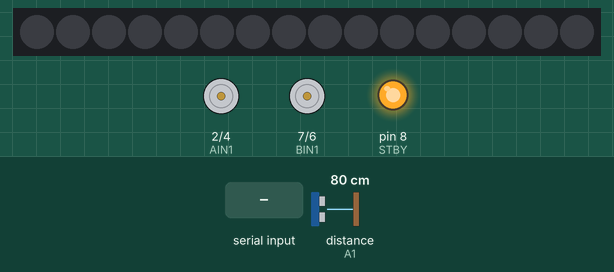
The sketch below on a simulated Arduino Uno, built with avr-gcc and run on an emulated ATmega328P. Shown: 16 RGB LEDs in strip order, left to right, motor-driver pin pairs drawn as motors (green arrow = first pin HIGH = forward, orange = second pin HIGH = backward, longer = more drive, scaled by the enable pin, stopped while the standby pin is LOW), output pins drawn as LEDs (lit = HIGH). Wiring (inferred from the names in the program): ultrasonic range finder: trigger A0; echo A1. The inputs (shaded band) are chosen by the test bench; at power-on: distance to the obstacle (sensor on A1) 80 cm. The echo pulse lasts 58.3 µs per cm; dim RGB values are drawn brighter than linear; no radio packets arrive unless stated; pins used as bus, display or sensor lines are not drawn.

Above: at 1.2 s.
1.3 s: "s" received over Serial
At 1.45 s:
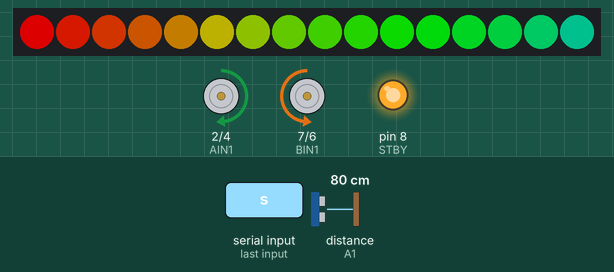
4.0 s: "w" received over the second serial link
At 4.9 s:
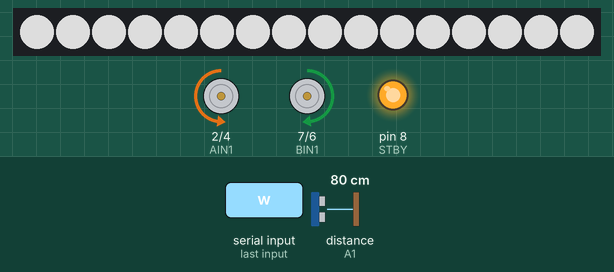
7.0 s: "a" received over Serial
At 7.1 s:
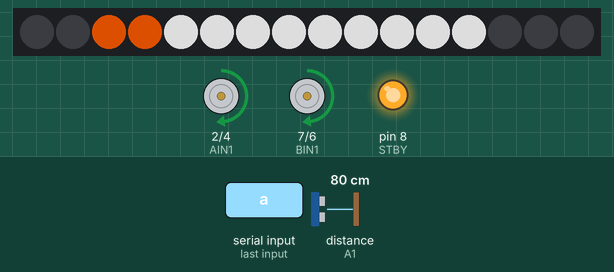
9.1 s: "s" received over the second serial link
At 9.25 s:
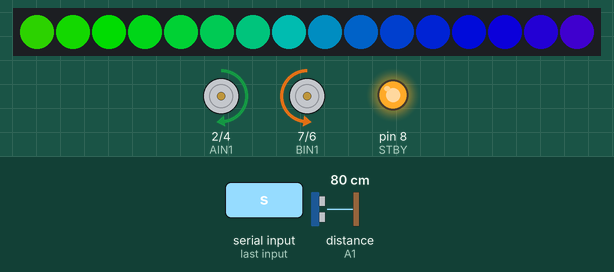
11.8 s: "s" received over Serial
At 11.95 s:
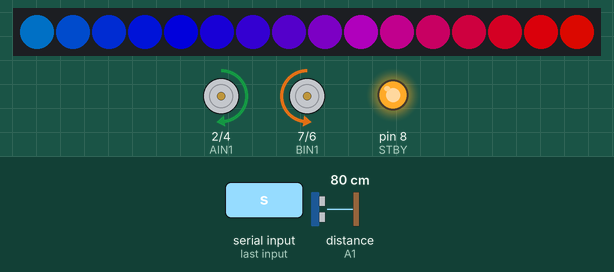
14.5 s: "s" received over the second serial link
At 14.65 s:
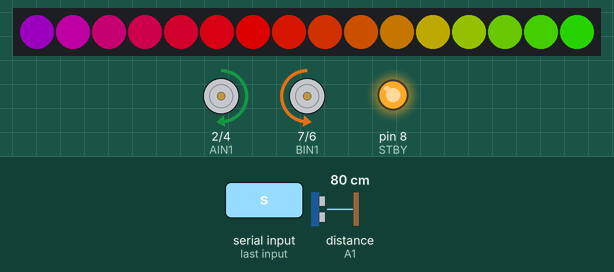
Timing chart, 0 to 17.5 s (numbered marks = the images above; inputs shaded):
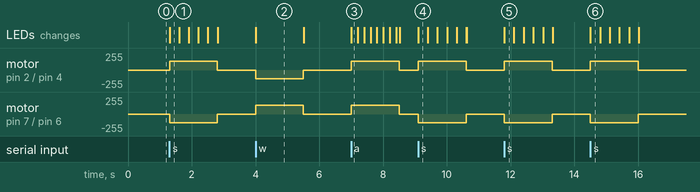

The sketch:

receiver.ino
```cpp
#include <SPI.h>
#include <nRF24L01.h>
#include <RF24.h>
#include <SoftwareSerial.h>
#include <Adafruit_NeoPixel.h>

// ================= NRF24 =================
RF24 radio(9, 10);  // CE, CSN
const byte address[6] = "00001";

// ================= Bluetooth =================
SoftwareSerial bt(A3, A2);  // RX, TX (Arduino side)

// ================= NeoPixel =================
#define LED_PIN A4
#define LED_COUNT 16
Adafruit_NeoPixel strip(LED_COUNT, LED_PIN, NEO_GRB + NEO_KHZ800);

// ================= TB6612 =================
#define AIN1 2
#define AIN2 4
#define PWMA 3
#define BIN1 7
#define BIN2 6
#define PWMB 5
#define STBY 8

// ================= HC-SR04 =================
#define TRIG_PIN A0
#define ECHO_PIN A1

// ================= Config =================
int speedVal = 130;

unsigned long lastPacketTime = 0;
const unsigned long NRF_TIMEOUT = 1500;

const int OBSTACLE_DISTANCE = 20;  // cm
unsigned long lastUltrasonicTime = 0;
const unsigned long ULTRASONIC_INTERVAL = 60;

bool obstacleDetected = false;
char lastMoveCmd = 'x';

// ================= Robot State =================
enum State { STOP,
             FORWARD,
             BACKWARD,
             LEFT,
             RIGHT };
State currentState = STOP;

// ================= NeoPixel Animation =================
unsigned long lastAnimationTime = 0;
int animationStep = 0;
const int animationSpeed = 200;

uint32_t colorWhite;
uint32_t colorYellow;
uint32_t colorOrange;

uint8_t rgbHue = 0;
unsigned long lastRGBTime = 0;
const unsigned long RGB_INTERVAL = 20;  // lower = smoother

uint32_t wheel(byte pos) {
  pos = 255 - pos;
  if (pos < 85) {
    return strip.Color(255 - pos * 3, 0, pos * 3);
  }
  if (pos < 170) {
    pos -= 85;
    return strip.Color(0, pos * 3, 255 - pos * 3);
  }
  pos -= 170;
  return strip.Color(pos * 3, 255 - pos * 3, 0);
}


// ================= Setup =================
void setup() {
  Serial.begin(9600);
  bt.begin(9600);

  // NeoPixel init
  strip.begin();
  strip.setBrightness(150);
  strip.show();

  colorWhite = strip.Color(255, 255, 255);
  colorYellow = strip.Color(255, 200, 0);
  colorOrange = strip.Color(255, 92, 0);

  pinMode(AIN1, OUTPUT);
  pinMode(AIN2, OUTPUT);
  pinMode(PWMA, OUTPUT);
  pinMode(BIN1, OUTPUT);
  pinMode(BIN2, OUTPUT);
  pinMode(PWMB, OUTPUT);
  pinMode(STBY, OUTPUT);

  pinMode(TRIG_PIN, OUTPUT);
  pinMode(ECHO_PIN, INPUT);

  digitalWrite(STBY, HIGH);
  stopMotors();

  initNRF();
}

// ================= NRF =================
void initNRF() {
  radio.begin();
  radio.setPALevel(RF24_PA_MIN);
  radio.setDataRate(RF24_250KBPS);
  radio.openReadingPipe(1, address);
  radio.startListening();
}

void recoverNRF() {
  radio.stopListening();
  radio.powerDown();
  delay(5);
  radio.powerUp();
  delay(5);
  initNRF();
}

// ================= Ultrasonic =================
long getDistanceCM() {
  digitalWrite(TRIG_PIN, LOW);
  delayMicroseconds(2);
  digitalWrite(TRIG_PIN, HIGH);
  delayMicroseconds(10);
  digitalWrite(TRIG_PIN, LOW);

  long duration = pulseIn(ECHO_PIN, HIGH, 25000);
  if (duration == 0) return 999;
  return duration / 58;
}

// ================= Motor Control =================
void stopMotors() {
  analogWrite(PWMA, 0);
  analogWrite(PWMB, 0);
  currentState = STOP;
}

void left() {
  digitalWrite(AIN1, HIGH);
  digitalWrite(AIN2, LOW);
  digitalWrite(BIN1, HIGH);
  digitalWrite(BIN2, LOW);
  analogWrite(PWMA, speedVal);
  analogWrite(PWMB, speedVal);
  currentState = LEFT;
}

void right() {
  digitalWrite(AIN1, LOW);
  digitalWrite(AIN2, HIGH);
  digitalWrite(BIN1, LOW);
  digitalWrite(BIN2, HIGH);
  analogWrite(PWMA, speedVal);
  analogWrite(PWMB, speedVal);
  currentState = RIGHT;
}

void forward() {
  digitalWrite(AIN1, LOW);
  digitalWrite(AIN2, HIGH);
  digitalWrite(BIN1, HIGH);
  digitalWrite(BIN2, LOW);
  analogWrite(PWMA, speedVal);
  analogWrite(PWMB, speedVal);
  currentState = FORWARD;
}

void backward() {
  digitalWrite(AIN1, HIGH);
  digitalWrite(AIN2, LOW);
  digitalWrite(BIN1, LOW);
  digitalWrite(BIN2, HIGH);
  analogWrite(PWMA, speedVal);
  analogWrite(PWMB, speedVal);
  currentState = BACKWARD;
}

// ================= Command Handler =================
void handleCommand(char cmd) {

  if (cmd == 'w' || cmd == 'a' || cmd == 's' || cmd == 'd') {
    lastMoveCmd = cmd;
  }

  lastPacketTime = millis();

  // Block ONLY forward when obstacle is detected
  if (obstacleDetected && cmd == 'w') return;


  switch (cmd) {
    case 'd': right(); break;
    case 'a': left(); break;
    case 'w': forward(); break;
    case 's': backward(); break;
    case 'x': stopMotors(); break;

    case '1': speedVal = 80; break;
    case '2': speedVal = 150; break;
    case '3': speedVal = 255; break;
  }
}

// ================= NeoPixel Update =================
void updateNeoPixels() {
  unsigned long now = millis();

  strip.setPixelColor(3, colorWhite);
  strip.setPixelColor(4, colorWhite);
  strip.setPixelColor(5, colorWhite);
  strip.setPixelColor(6, colorWhite);
  strip.setPixelColor(7, colorWhite);
  strip.setPixelColor(8, colorWhite);
  strip.setPixelColor(9, colorWhite);
  strip.setPixelColor(10, colorWhite);
  strip.setPixelColor(11, colorWhite);
  strip.setPixelColor(12, colorWhite);

  switch (currentState) {

    case FORWARD:
      strip.fill(colorWhite);
      strip.show();
      break;

    case BACKWARD:
      if (now - lastRGBTime > RGB_INTERVAL) {
        lastRGBTime = now;
        rgbHue++;
      }

      for (int i = 0; i < LED_COUNT; i++) {
        // Offset hue per LED to create flow
        strip.setPixelColor(i, wheel(rgbHue + i * 8));
      }

      strip.show();
      break;


    case LEFT:
      if (now - lastAnimationTime > animationSpeed) {
        lastAnimationTime = now;
        animationStep++;
        if (animationStep > 3) {
          animationStep = 0;
          strip.clear();
          strip.setPixelColor(4, colorWhite);
          strip.setPixelColor(5, colorWhite);
          strip.setPixelColor(6, colorWhite);
          strip.setPixelColor(7, colorWhite);
          strip.setPixelColor(8, colorWhite);
          strip.setPixelColor(9, colorWhite);
          strip.setPixelColor(10, colorWhite);
          strip.setPixelColor(11, colorWhite);
          strip.setPixelColor(12, colorWhite);
          ;
        }

        if (animationStep > 0) strip.setPixelColor(3, colorOrange);
        if (animationStep > 0) strip.setPixelColor(2, colorOrange);
        if (animationStep > 1) strip.setPixelColor(1, colorOrange);
        if (animationStep > 2) strip.setPixelColor(0, colorOrange);

        strip.show();
      }
      break;

    case RIGHT:
      if (now - lastAnimationTime > animationSpeed) {
        lastAnimationTime = now;
        animationStep++;
        if (animationStep > 3) {
          animationStep = 0;
          strip.clear();
          strip.setPixelColor(3, colorWhite);
          strip.setPixelColor(4, colorWhite);
          strip.setPixelColor(5, colorWhite);
          strip.setPixelColor(6, colorWhite);
          strip.setPixelColor(7, colorWhite);
          strip.setPixelColor(8, colorWhite);
          strip.setPixelColor(9, colorWhite);
          strip.setPixelColor(10, colorWhite);
          strip.setPixelColor(11, colorWhite);
        }

        if (animationStep > 0) strip.setPixelColor(12, colorOrange);
        if (animationStep > 0) strip.setPixelColor(13, colorOrange);
        if (animationStep > 1) strip.setPixelColor(14, colorOrange);
        if (animationStep > 2) strip.setPixelColor(15, colorOrange);

        strip.show();
      }
      break;

    case STOP:
      strip.clear();
      strip.show();
      break;
  }
}


// ================= Loop =================
void loop() {

  // Ultrasonic
  if (millis() - lastUltrasonicTime > ULTRASONIC_INTERVAL) {
    lastUltrasonicTime = millis();
    long dist = getDistanceCM();

    if (dist < OBSTACLE_DISTANCE && currentState == FORWARD) {
      if (!obstacleDetected) {
        stopMotors();
        obstacleDetected = true;
      }
    } else {
      if (obstacleDetected) {
        obstacleDetected = false;
      }
    }
  }


    // NRF
    if (radio.available()) {
      char cmd;
      radio.read(&cmd, sizeof(cmd));
      handleCommand(cmd);
    }

    // Bluetooth
    if (bt.available()) {
      handleCommand(bt.read());
    }

    // Serial
    if (Serial.available()) {
      handleCommand(Serial.read());
    }

    // NRF failsafe
    if (millis() - lastPacketTime > NRF_TIMEOUT) {
      stopMotors();
      recoverNRF();
      lastPacketTime = millis();
    }

    updateNeoPixels();
  }
```

Measured:
- after the input at 1.3 s, motor on pin 2 (AIN1) / pin 4 (AIN2): stopped → forward 130/255 at once, → stopped 1.5 s later; motor on pin 7 (BIN1) / pin 6 (BIN2): stopped → backward 130/255 at once, → stopped 1.5 s later; the LEDs: change at once (image 1)
- after the input at 4.0 s, motor on pin 2 (AIN1) / pin 4 (AIN2): stopped → backward 130/255 at once, → stopped 1.5 s later; motor on pin 7 (BIN1) / pin 6 (BIN2): stopped → forward 130/255 at once, → stopped 1.5 s later; the LEDs: change at once (image 2)
- after the input at 7.0 s, motor on pin 2 (AIN1) / pin 4 (AIN2), motor on pin 7 (BIN1) / pin 6 (BIN2): stopped → forward 130/255 at once, → stopped 1.5 s later; the LEDs: change at once (image 3)
- after the input at 9.1 s, motor on pin 2 (AIN1) / pin 4 (AIN2): stopped → forward 130/255 at once, → stopped 1.5 s later; motor on pin 7 (BIN1) / pin 6 (BIN2): stopped → backward 130/255 at once, → stopped 1.5 s later; the LEDs: change at once (image 4)
- after the input at 11.8 s, motor on pin 2 (AIN1) / pin 4 (AIN2): stopped → forward 130/255 at once, → stopped 1.5 s later; motor on pin 7 (BIN1) / pin 6 (BIN2): stopped → backward 130/255 at once, → stopped 1.5 s later; the LEDs: change at once (image 5)
- after the input at 14.5 s, motor on pin 2 (AIN1) / pin 4 (AIN2): stopped → forward 130/255 at once, → stopped 1.5 s later; motor on pin 7 (BIN1) / pin 6 (BIN2): stopped → backward 130/255 at once, → stopped 1.5 s later; the LEDs: change at once (image 6)
- what the display in image 2 shows lasts 1.5 s, from 4.0 s to 5.5 s
